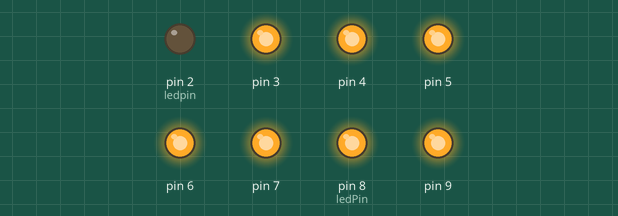
A sketch run on a simulated Arduino Uno, built with avr-gcc and run on an emulated ATmega328P. Parts: output pins drawn as LEDs (lit = HIGH).

Above: at 0.1 s.
At 6.1 s:
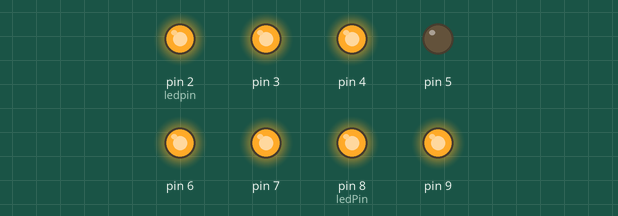
At 10.1 s:
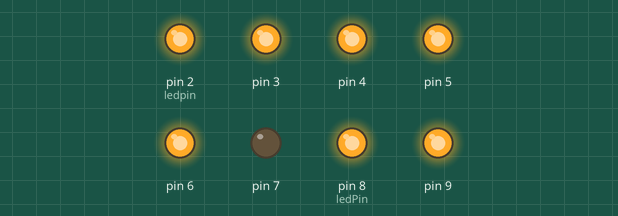
At 14.1 s:
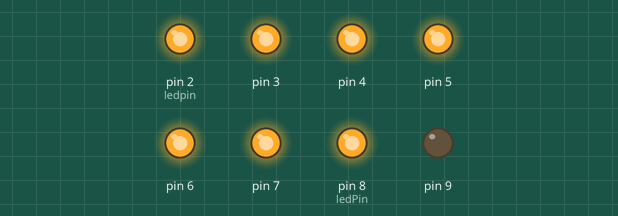
At 20.1 s:
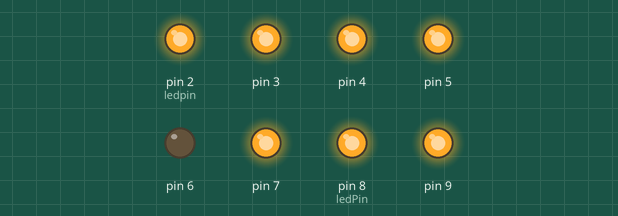
At 29.1 s:
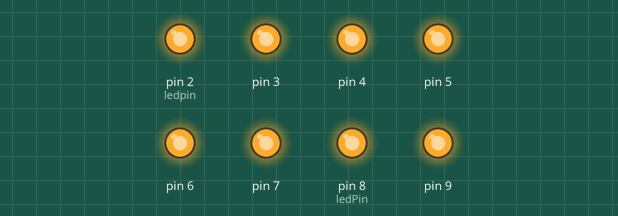
Timing chart, 0 to 30.6 s (numbered marks = the images above):
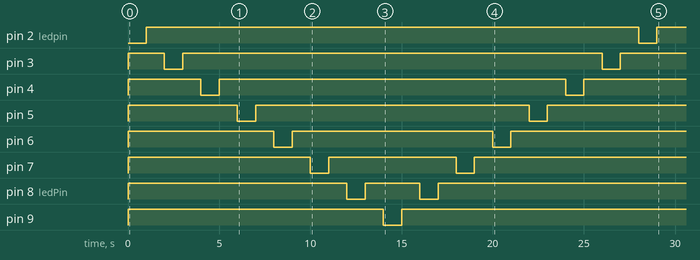

Measured:
- by itself, pin 2 (ledpin): LOW → HIGH at 1.0 s, → LOW 27.0 s later, → HIGH 1.0 s later
- by itself, pin 3: alternates HIGH for 23.0 s and LOW for 1.0 s
- by itself, pin 4: alternates HIGH for 19.0 s and LOW for 1.0 s
- by itself, pin 5: alternates HIGH for 15.0 s and LOW for 1.0 s
- by itself, pin 6: alternates HIGH for 11.0 s and LOW for 1.0 s, 4 changes in all, then stays HIGH
- by itself, pin 7: alternates HIGH for 7.0 s and LOW for 1.0 s, 4 changes in all, then stays HIGH
- by itself, pin 8 (ledPin): HIGH → LOW at 12.0 s, → HIGH 1.0 s later, → LOW 3.0 s later, → HIGH 1.0 s later, … (4 changes in this stretch)
- by itself, pin 9: HIGH → LOW at 14.0 s, → HIGH 1.0 s later

The sketch:

practical1.ino
```cpp
void setup()
{
  int i=0;
  int ledpin=2;
  for(i=0;i<8;i++){
    pinMode(ledpin,OUTPUT);
    digitalWrite(ledpin,HIGH);
    ledpin=ledpin+1;
    }
  }
void loop() {
  int i=0;
  int ledpin=2;
   for(i=0;i<8;i++){
    digitalWrite(ledpin,LOW);
    delay(1000);
       digitalWrite(ledpin,HIGH);
       delay(1000);
    ledpin=ledpin+1;

}
    int ledPin=8;
   for(i=8;i>0;i++){
    digitalWrite(ledPin,LOW);
    delay(1000);
       digitalWrite(ledPin,HIGH);
       delay(1000);
    ledPin=ledPin-1;

}
}
```
